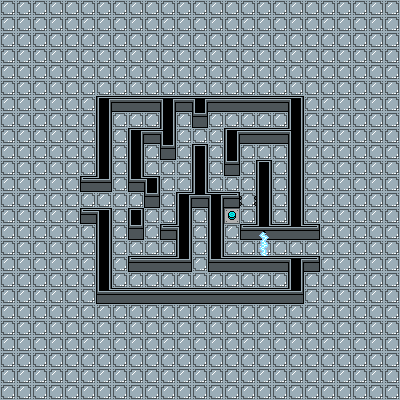

Tiled map render using the project's own tile images. Description and the map definition, with tile-layer contents summarised, below:
An orthogonal 25x25 tile map with 16x16 px tiles, 4 tile layers (floor, wall, cyan_button_off, cyan_door_init), 4 hidden layers not drawn, 4 tilesets and 4 objects (2x point, 2x collision).

<map version="1.5" tiledversion="2021.03.23" orientation="orthogonal" renderorder="right-down" width="25" height="25" tilewidth="16" tileheight="16" infinite="0" nextlayerid="14" nextobjectid="10">
 <tileset firstgid="1" source="../tileset/tileset.tsx" />
 <tileset firstgid="21" source="../tileset/lasers_cyan.tsx" />
 <tileset firstgid="41" source="../tileset/button_cyan.tsx" />
 <tileset firstgid="43" source="../tileset/portal_cyan.tsx" />
 <layer id="3" name="floor" width="25" height="25" locked="1">
  <data>[625 cells, 625 non-empty, 1 distinct tile ids]</data>
 </layer>
 <layer id="1" name="wall" width="25" height="25" locked="1">
  <data>[625 cells, 99 non-empty, 14 distinct tile ids]</data>
 </layer>
 <layer id="4" name="cyan_button_off" width="25" height="25" locked="1">
  <data>[625 cells, 1 non-empty, 1 distinct tile ids]</data>
 </layer>
 <layer id="7" name="cyan_button_on" width="25" height="25" visible="0" locked="1">
  <data>[625 cells, 1 non-empty, 1 distinct tile ids]</data>
 </layer>
 <layer id="13" name="cyan_door_init" width="25" height="25" locked="1">
  <data>[625 cells, 3 non-empty, 3 distinct tile ids]</data>
 </layer>
 <layer id="2" name="cyan_door_open" width="25" height="25" visible="0" locked="1">
  <data>[625 cells, 3 non-empty, 3 distinct tile ids]</data>
 </layer>
 <layer id="6" name="cyan_door_close1" width="25" height="25" visible="0" locked="1">
  <data>[625 cells, 3 non-empty, 3 distinct tile ids]</data>
 </layer>
 <layer id="9" name="cyan_door_close2" width="25" height="25" visible="0" locked="1">
  <data>[625 cells, 3 non-empty, 3 distinct tile ids]</data>
 </layer>
 <objectgroup id="11" name="object" locked="1">
  <object id="1" name="start" type="point" x="104" y="200">
   <point />
  </object>
  <object id="2" name="end" type="point" x="296" y="248">
   <point />
  </object>
  <object id="3" type="collision" x="304" y="240" width="16" height="16" />
  <object id="4" type="collision" x="80" y="192" width="16" height="16" />
 </objectgroup>
</map>
